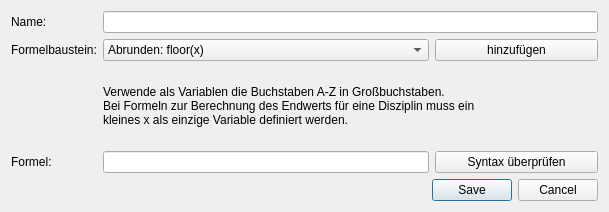
<?xml version="1.0" encoding="UTF-8"?>
<ui version="4.0">
 <class>FormulaDialog</class>
 <widget class="QDialog" name="FormulaDialog">
  <property name="geometry">
   <rect>
    <x>0</x>
    <y>0</y>
    <width>609</width>
    <height>212</height>
   </rect>
  </property>
  <property name="windowTitle">
   <string>TurnFix - Formel verwalten</string>
  </property>
  <property name="windowIcon">
   <iconset resource="../resources/TurnFix.qrc">
    <normaloff>:/appicons/icon.png</normaloff>:/appicons/icon.png</iconset>
  </property>
  <layout class="QGridLayout" name="gridLayout">
   <item row="1" column="0">
    <widget class="QLabel" name="label">
     <property name="sizePolicy">
      <sizepolicy hsizetype="Fixed" vsizetype="Preferred">
       <horstretch>0</horstretch>
       <verstretch>0</verstretch>
      </sizepolicy>
     </property>
     <property name="text">
      <string>Formelbaustein:</string>
     </property>
    </widget>
   </item>
   <item row="1" column="1" colspan="2">
    <widget class="QComboBox" name="cmb_formel">
     <item>
      <property name="text">
       <string>Abrunden: floor(x)</string>
      </property>
     </item>
     <item>
      <property name="text">
       <string>Aufrunden: ceil(x)</string>
      </property>
     </item>
     <item>
      <property name="text">
       <string>Betrag: abs(x)</string>
      </property>
     </item>
     <item>
      <property name="text">
       <string>Maximum: max(x,y)</string>
      </property>
     </item>
     <item>
      <property name="text">
       <string>Minimum: min(x,y)</string>
      </property>
     </item>
     <item>
      <property name="text">
       <string>Potenzieren: pow(x,y)</string>
      </property>
     </item>
     <item>
      <property name="text">
       <string>Runden: int(x)</string>
      </property>
     </item>
     <item>
      <property name="text">
       <string>Wurzel: sqrt(x)</string>
      </property>
     </item>
    </widget>
   </item>
   <item row="3" column="0">
    <widget class="QLabel" name="label_2">
     <property name="text">
      <string>Formel:</string>
     </property>
    </widget>
   </item>
   <item row="3" column="1" colspan="2">
    <widget class="QLineEdit" name="txt_formel"/>
   </item>
   <item row="4" column="0" colspan="4">
    <widget class="QDialogButtonBox" name="bbx_done">
     <property name="standardButtons">
      <set>QDialogButtonBox::Cancel|QDialogButtonBox::Save</set>
     </property>
    </widget>
   </item>
   <item row="0" column="0">
    <widget class="QLabel" name="label_3">
     <property name="text">
      <string>Name:</string>
     </property>
    </widget>
   </item>
   <item row="0" column="1" colspan="3">
    <widget class="QLineEdit" name="txt_name"/>
   </item>
   <item row="2" column="1" colspan="3">
    <widget class="QLabel" name="label_4">
     <property name="text">
      <string>Verwende als Variablen die Buchstaben A-Z in Großbuchstaben.
Bei Formeln zur Berechnung des Endwerts für eine Disziplin muss ein
kleines x als einzige Variable definiert werden.</string>
     </property>
    </widget>
   </item>
   <item row="3" column="3">
    <widget class="QPushButton" name="but_check">
     <property name="text">
      <string>Syntax überprüfen</string>
     </property>
    </widget>
   </item>
   <item row="1" column="3">
    <widget class="QPushButton" name="but_add">
     <property name="text">
      <string>hinzufügen</string>
     </property>
    </widget>
   </item>
  </layout>
 </widget>
 <resources>
  <include location="../resources/TurnFix.qrc"/>
 </resources>
 <connections/>
</ui>
